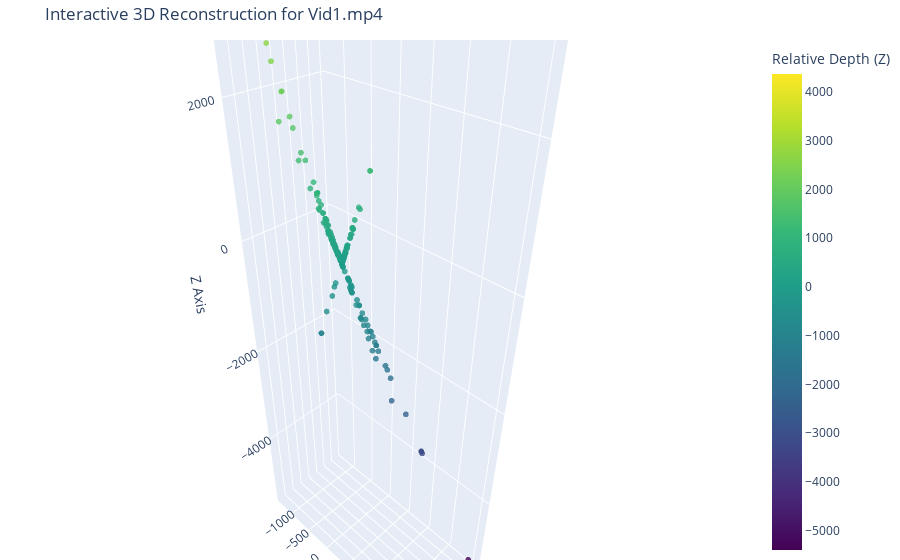
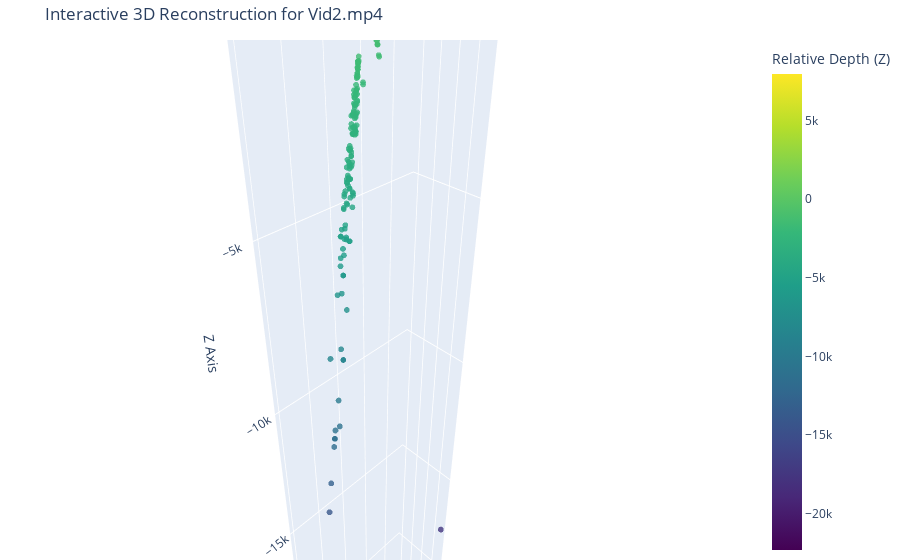
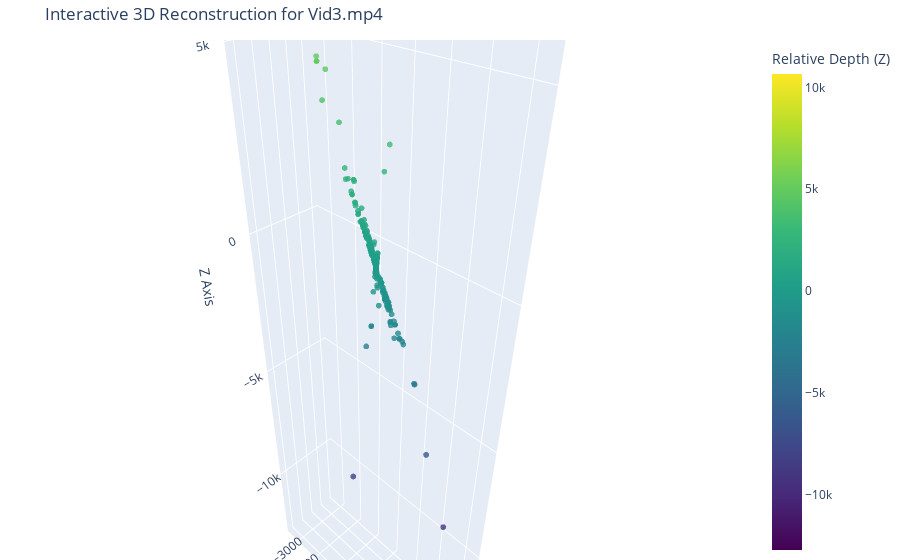
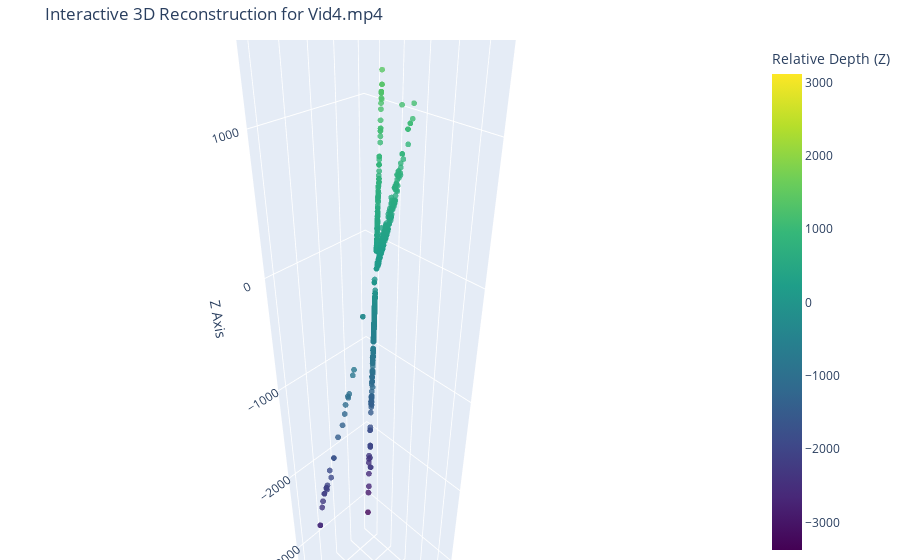

Here is the notebook cell these charts were saved with, in order:
### Markdown cell above
# 7. 3D Point Triangulation and Scene Visualisation

### Code cell
# =================== PLOTLY VISUALIZATION SETUP ===================
# No magic command is needed. We import the necessary modules.
# Make sure you have installed plotly first (pip install plotly).
import plotly.graph_objects as go
# ==================================================================

import numpy as np
import cv2
import os

# --- Assume camera_matrix and all_pair_processing_results are available ---
try:
    _ = camera_matrix
except NameError:
    print("ERROR: camera_matrix not found. Please run the Camera Pose Estimation block first.")
    camera_matrix = np.eye(3) 

# --- Process and Visualize Each Video Separately ---
video_folders = sorted([d for d in os.listdir("frames") if os.path.isdir(os.path.join("frames", d))])

for video_folder in video_folders:
    print(f"\n--- PROCESSING AND VISUALIZING RECONSTRUCTION FOR: {video_folder} ---")
    
    video_specific_points = []
    
    # --- 1. Triangulate Points for the Current Video ---
    for pair_result in all_pair_processing_results:
        if pair_result['video_folder'] == video_folder:
            if 'R' not in pair_result or 't' not in pair_result:
                 continue
            
            kp1, kp2, inliers = pair_result['kp1'], pair_result['kp2'], pair_result['inliers']
            R2, t2 = pair_result['R'], pair_result['t']
            
            pts1 = np.float32([kp1[m.queryIdx].pt for m in inliers]).reshape(-1, 1, 2)
            pts2 = np.float32([kp2[m.trainIdx].pt for m in inliers]).reshape(-1, 1, 2)

            P1 = camera_matrix @ np.hstack((np.eye(3), np.zeros((3, 1))))
            P2 = camera_matrix @ np.hstack((R2, t2))
            
            points_4d_hom = cv2.triangulatePoints(P1, P2, pts1, pts2)
            points_3d = (points_4d_hom[:3, :] / points_4d_hom[3, :]).T
            video_specific_points.extend(points_3d)

    # --- 2. Filter Outliers for This Video's Point Cloud ---
    if not video_specific_points:
        print("  No points to visualize for this video.")
        continue

    video_specific_points = np.array(video_specific_points)
    
    mean = np.mean(video_specific_points, axis=0)
    std_dev = np.std(video_specific_points, axis=0)
    mask = np.all(np.abs(video_specific_points - mean) < 3.0 * std_dev, axis=1)
    filtered_points = video_specific_points[mask]
    
    print(f"  Visualizing {len(filtered_points)} points for {video_folder} (after filtering).")
    
    if len(filtered_points) == 0:
        print("  All points were filtered out as outliers. Nothing to display.")
        continue

    # --- 3. Create and Display the Interactive Plotly 3D Plot ---
    
    x, y, z = filtered_points[:, 0], filtered_points[:, 1], filtered_points[:, 2]
    
    # Create the scatter plot trace
    trace = go.Scatter3d(
        x=x, y=y, z=z,
        mode='markers',
        marker=dict(
            size=2,                # Size of the points
            color=z,               # Set color to z-coordinate (depth)
            colorscale='Viridis',  # Choose a colormap
            opacity=0.8,
            colorbar=dict(title='Relative Depth (Z)') # Add a colorbar
        )
    )
    
    # Define the layout for the plot
    layout = go.Layout(
        title=f'Interactive 3D Reconstruction for {video_folder}',
        margin=dict(l=0, r=0, b=0, t=40), # Reduce margins
        scene=dict(
            xaxis_title='X Axis',
            yaxis_title='Y Axis',
            zaxis_title='Z Axis',
            aspectmode='data' # This ensures the aspect ratio is not distorted
        )
    )
    
    # Create the figure and display it
    fig = go.Figure(data=[trace], layout=layout)
    fig.show()

print("\n\nAll video reconstructions visualized.")

### Figure 1 — Plotly figure (JSON) as saved in the notebook; plotly's stock layout.template omitted (floating-point values rounded to 4 significant figures; data arrays with more than 128 entries replaced by an {"elided": "..."} marker saying what was removed)
{"data": [{"marker": {"color": {"elided": "691 float values"}, "colorbar": {"title": {"text": "Relative Depth (Z)"}}, "colorscale": [[0, "#440154"], [0.1111, "#482878"], [0.2222, "#3e4989"], [0.3333, "#31688e"], [0.4444, "#26828e"], [0.5556, "#1f9e89"], [0.6667, "#35b779"], [0.7778, "#6ece58"], [0.8889, "#b5de2b"], [1, "#fde725"]], "opacity": 0.8, "size": 2}, "mode": "markers", "type": "scatter3d", "x": {"elided": "691 float values"}, "y": {"elided": "691 float values"}, "z": {"elided": "691 float values"}}], "layout": {"margin": {"b": 0, "l": 0, "r": 0, "t": 40}, "scene": {"aspectmode": "data", "xaxis": {"title": {"text": "X Axis"}}, "yaxis": {"title": {"text": "Y Axis"}}, "zaxis": {"title": {"text": "Z Axis"}}}, "title": {"text": "Interactive 3D Reconstruction for Vid1.mp4"}}}

### Figure 2 — Plotly figure (JSON) as saved in the notebook; plotly's stock layout.template omitted (floating-point values rounded to 4 significant figures; data arrays with more than 128 entries replaced by an {"elided": "..."} marker saying what was removed)
{"data": [{"marker": {"color": {"elided": "451 float values"}, "colorbar": {"title": {"text": "Relative Depth (Z)"}}, "colorscale": [[0, "#440154"], [0.1111, "#482878"], [0.2222, "#3e4989"], [0.3333, "#31688e"], [0.4444, "#26828e"], [0.5556, "#1f9e89"], [0.6667, "#35b779"], [0.7778, "#6ece58"], [0.8889, "#b5de2b"], [1, "#fde725"]], "opacity": 0.8, "size": 2}, "mode": "markers", "type": "scatter3d", "x": {"elided": "451 float values"}, "y": {"elided": "451 float values"}, "z": {"elided": "451 float values"}}], "layout": {"margin": {"b": 0, "l": 0, "r": 0, "t": 40}, "scene": {"aspectmode": "data", "xaxis": {"title": {"text": "X Axis"}}, "yaxis": {"title": {"text": "Y Axis"}}, "zaxis": {"title": {"text": "Z Axis"}}}, "title": {"text": "Interactive 3D Reconstruction for Vid2.mp4"}}}

### Figure 3 — Plotly figure (JSON) as saved in the notebook; plotly's stock layout.template omitted (floating-point values rounded to 4 significant figures; data arrays with more than 128 entries replaced by an {"elided": "..."} marker saying what was removed)
{"data": [{"marker": {"color": {"elided": "737 float values"}, "colorbar": {"title": {"text": "Relative Depth (Z)"}}, "colorscale": [[0, "#440154"], [0.1111, "#482878"], [0.2222, "#3e4989"], [0.3333, "#31688e"], [0.4444, "#26828e"], [0.5556, "#1f9e89"], [0.6667, "#35b779"], [0.7778, "#6ece58"], [0.8889, "#b5de2b"], [1, "#fde725"]], "opacity": 0.8, "size": 2}, "mode": "markers", "type": "scatter3d", "x": {"elided": "737 float values"}, "y": {"elided": "737 float values"}, "z": {"elided": "737 float values"}}], "layout": {"margin": {"b": 0, "l": 0, "r": 0, "t": 40}, "scene": {"aspectmode": "data", "xaxis": {"title": {"text": "X Axis"}}, "yaxis": {"title": {"text": "Y Axis"}}, "zaxis": {"title": {"text": "Z Axis"}}}, "title": {"text": "Interactive 3D Reconstruction for Vid3.mp4"}}}

### Figure 4 — Plotly figure (JSON) as saved in the notebook; plotly's stock layout.template omitted (floating-point values rounded to 4 significant figures; data arrays with more than 128 entries replaced by an {"elided": "..."} marker saying what was removed)
{"data": [{"marker": {"color": {"elided": "1234 float values"}, "colorbar": {"title": {"text": "Relative Depth (Z)"}}, "colorscale": [[0, "#440154"], [0.1111, "#482878"], [0.2222, "#3e4989"], [0.3333, "#31688e"], [0.4444, "#26828e"], [0.5556, "#1f9e89"], [0.6667, "#35b779"], [0.7778, "#6ece58"], [0.8889, "#b5de2b"], [1, "#fde725"]], "opacity": 0.8, "size": 2}, "mode": "markers", "type": "scatter3d", "x": {"elided": "1234 float values"}, "y": {"elided": "1234 float values"}, "z": {"elided": "1234 float values"}}], "layout": {"margin": {"b": 0, "l": 0, "r": 0, "t": 40}, "scene": {"aspectmode": "data", "xaxis": {"title": {"text": "X Axis"}}, "yaxis": {"title": {"text": "Y Axis"}}, "zaxis": {"title": {"text": "Z Axis"}}}, "title": {"text": "Interactive 3D Reconstruction for Vid4.mp4"}}}
